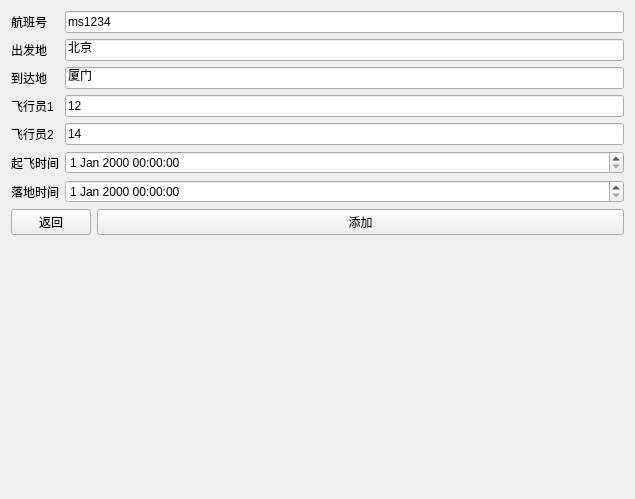
<?xml version="1.0" encoding="UTF-8"?>
<ui version="4.0">
 <class>ManagerFlightAdd</class>
 <widget class="QWidget" name="ManagerFlightAdd">
  <property name="geometry">
   <rect>
    <x>0</x>
    <y>0</y>
    <width>635</width>
    <height>499</height>
   </rect>
  </property>
  <property name="windowTitle">
   <string>Form</string>
  </property>
  <layout class="QFormLayout" name="formLayout">
   <item row="0" column="0" colspan="2">
    <layout class="QGridLayout" name="gridLayout">
     <item row="1" column="1">
      <widget class="QLineEdit" name="startPlace">
       <property name="text">
        <string>北京</string>
       </property>
      </widget>
     </item>
     <item row="2" column="1">
      <widget class="QLineEdit" name="endPlace">
       <property name="text">
        <string>厦门</string>
       </property>
      </widget>
     </item>
     <item row="1" column="0">
      <widget class="QLabel" name="label_2">
       <property name="text">
        <string>出发地</string>
       </property>
      </widget>
     </item>
     <item row="5" column="1">
      <widget class="QDateTimeEdit" name="startTime"/>
     </item>
     <item row="6" column="0">
      <widget class="QLabel" name="label_7">
       <property name="text">
        <string>落地时间</string>
       </property>
      </widget>
     </item>
     <item row="5" column="0">
      <widget class="QLabel" name="label_6">
       <property name="text">
        <string>起飞时间</string>
       </property>
      </widget>
     </item>
     <item row="0" column="0">
      <widget class="QLabel" name="label">
       <property name="text">
        <string>航班号</string>
       </property>
      </widget>
     </item>
     <item row="2" column="0">
      <widget class="QLabel" name="label_3">
       <property name="text">
        <string>到达地</string>
       </property>
      </widget>
     </item>
     <item row="3" column="0">
      <widget class="QLabel" name="label_4">
       <property name="text">
        <string>飞行员1</string>
       </property>
      </widget>
     </item>
     <item row="3" column="1">
      <widget class="QLineEdit" name="polit1">
       <property name="text">
        <string>12</string>
       </property>
      </widget>
     </item>
     <item row="4" column="1">
      <widget class="QLineEdit" name="polit2">
       <property name="text">
        <string>14</string>
       </property>
      </widget>
     </item>
     <item row="6" column="1">
      <widget class="QDateTimeEdit" name="endTime"/>
     </item>
     <item row="0" column="1">
      <widget class="QLineEdit" name="id">
       <property name="text">
        <string>ms1234</string>
       </property>
      </widget>
     </item>
     <item row="4" column="0">
      <widget class="QLabel" name="label_5">
       <property name="text">
        <string>飞行员2</string>
       </property>
      </widget>
     </item>
    </layout>
   </item>
   <item row="1" column="0">
    <widget class="QPushButton" name="return_2">
     <property name="text">
      <string>返回</string>
     </property>
    </widget>
   </item>
   <item row="1" column="1">
    <widget class="QPushButton" name="search">
     <property name="text">
      <string>添加</string>
     </property>
    </widget>
   </item>
  </layout>
 </widget>
 <resources/>
 <connections/>
</ui>
